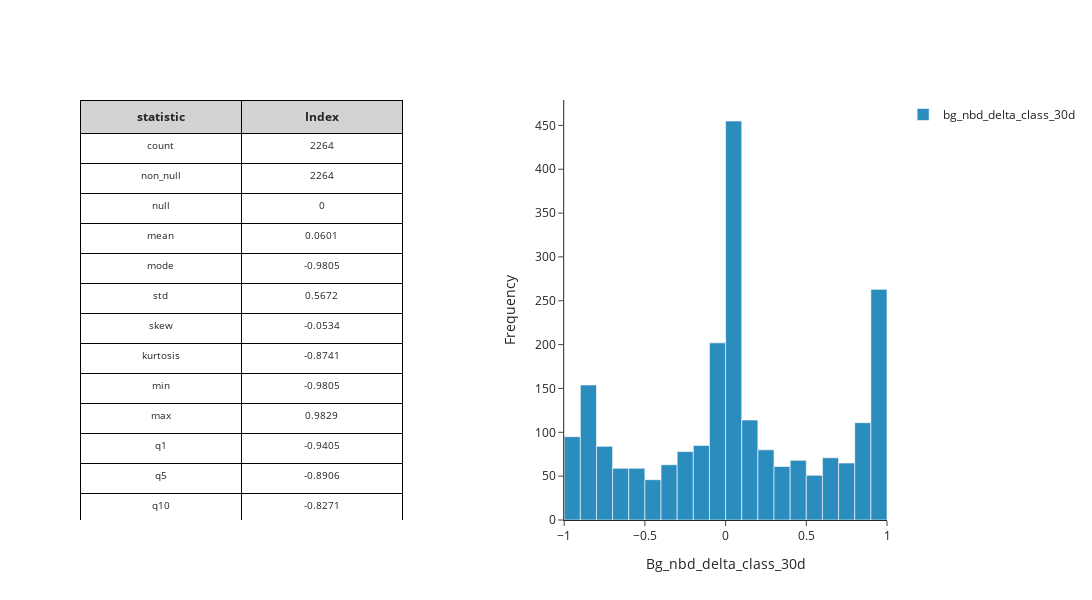

The notebook cell this image was saved under:
### Code cell
stat_df = mk.distribution_statistics_table(result_df, value_col='bg_nbd_delta_class_30d')
fig = mk.create_histogram_plotly(result_df, 'bg_nbd_delta_class_30d')
mk.stack_plotly_figure_with_dataframe(stat_df, fig)

### Figure 1 — Plotly figure (JSON) as saved in the notebook; plotly's stock layout.template omitted (floating-point values rounded to 4 significant figures; data arrays with more than 128 entries replaced by an {"elided": "..."} marker saying what was removed)
{"data": [{"cells": {"align": "center", "fill": {"color": "white"}, "font": {"size": 10}, "height": 30, "line": {"color": "black"}, "values": [["count", "non_null", "null", "mean", "mode", "std", "skew", "kurtosis", "min", "max", "q1", "q5", "q10", "q15", "q20", "q25", "q30", "q35", "q40", "q45", "q50", "q55", "q60", "q65", "q70", "q75", "q80", "q85", "q90", "q95", "q99"], [2264, 2264, 0, 0.0601, -0.9805, 0.5672, -0.0534, -0.8741, -0.9805, 0.9829, -0.9405, -0.8906, -0.8271, -0.6821, -0.4987, -0.2922, -0.1481, -0.0574, -0.0081, 0.0218, 0.0441, 0.0627, 0.0907, 0.1736, 0.3166, 0.4941, 0.6831, 0.8462, 0.9103, 0.9405, 0.962]]}, "columnwidth": [0.5, 0.5], "domain": {"x": [0, 0.4], "y": [0, 1]}, "header": {"align": "center", "fill": {"color": "lightgrey"}, "font": {"size": 12}, "line": {"color": "black"}, "values": ["<b>statistic</b>", "<b>Index</b>"]}, "type": "table"}, {"hovertemplate": "Value: %{x}<br>Frequency: %{y}<extra></extra>", "marker": {"color": "#2b8cbe"}, "name": "bg_nbd_delta_class_30d", "type": "histogram", "x": {"elided": "2264 float values"}}], "layout": {"height": 600, "showlegend": true, "title": {"text": ""}, "width": 1200, "xaxis": {"anchor": "y", "domain": [0.6, 1], "title": {"text": "Bg_nbd_delta_class_30d"}}, "yaxis": {"anchor": "x", "domain": [0, 1], "title": {"text": "Frequency"}}}}
